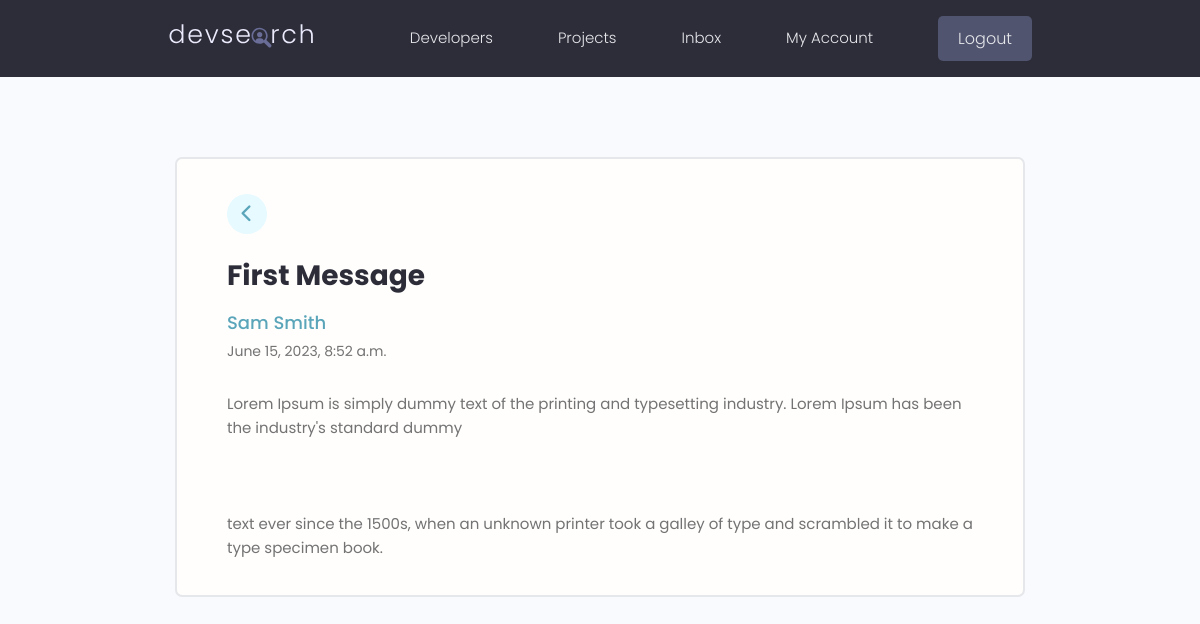
Page /message/2452c2e8-f87d-44df-b5d3-b72b428d07b4/ (signed in) on the earlier database version.
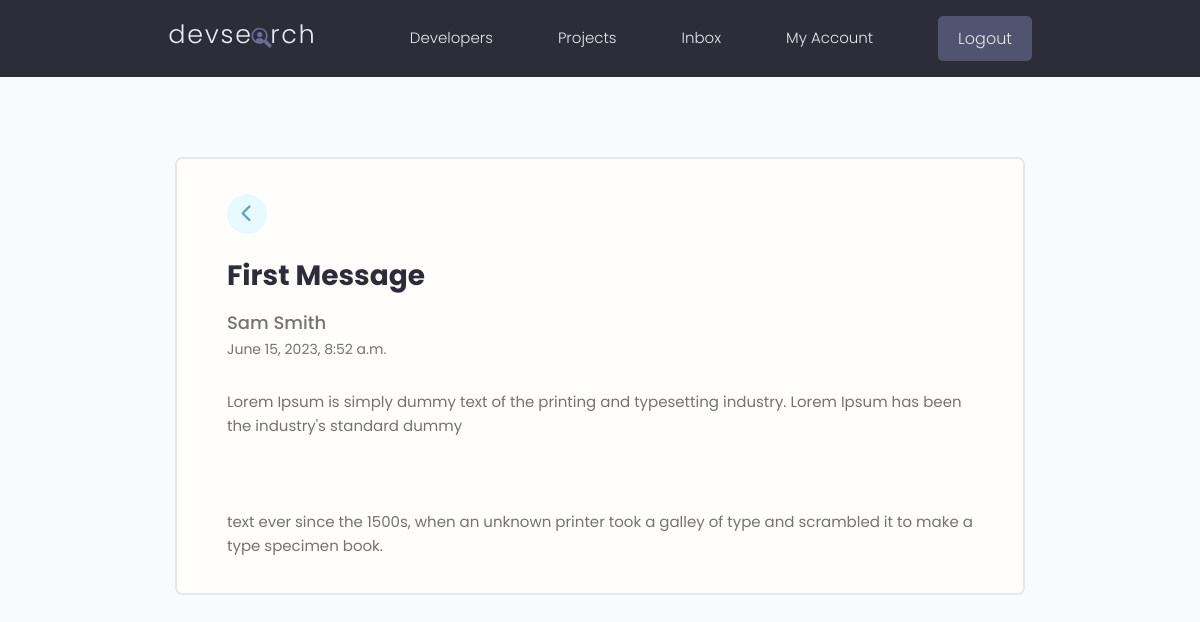
Same page on the later database version.
### users/models.py (models this page shows, shortened)
class Message(models.Model):
    sender = models.ForeignKey(
        Profile, on_delete=models.SET_NULL, null=True, blank=True)
    recipient = models.ForeignKey(
        Profile, on_delete=models.SET_NULL, null=True, blank=True, related_name='messages')
    name = models.CharField(max_length=200, null=True, blank=True)
    email = models.EmailField(max_length=200, null=True, blank=True)
    subject = models.CharField(max_length=200, null=True, blank=True)
    body = models.TextField()
    is_read = models.BooleanField(default=False, null=True)
    created = models.DateTimeField(auto_now_add=True)
    id = models.UUIDField(default=uuid.uuid4, unique=True,
                          primary_key=True, editable=False)
    class Meta:
        ordering = ['is_read', '-created']

### users/views.py (the view)
# urls.py: path('message/<str:pk>/', views.viewMessage, name='message'),
@login_required(login_url='login')
def viewMessage(request, pk):
    profile = request.user.profile
    message = profile.messages.get(id=pk)
    if message.is_read == False:
        message.is_read = True
        message.save()
    context = {'message': message}
    return render(request, 'users/message.html', context)

### users/templates/users/message.html
{% extends 'main.html' %}
{% block content %}
<main class="messagePage my-xl">
    <div class="content-box">
      <div class="message">
        <a class="backButton" href="{% url 'inbox' %}"><i class="fa-solid fa-chevron-left"></i></a>
        <h2 class="message__subject">{{ message.subject }}</h4>
          {% if message.sender %}
          <a href="{% url 'user-profile' message.sender.id %}" class="message__author">{{ message.name }}</a>
          {% else %}
          <p class="message__author">{{ message.name }}</p>
          {% endif %}
          <p class="message__date">{{ message.created }}</p>
          <div class="message__body">{{ message.body|linebreaksbr }}</div>
      </div>
    </div>
</main>
{% endblock content %}

Differences in the rows shown:
changed Message "First Message": sender_id "cdc77d304f454ef0908041603e254282" → empty (drawn)
